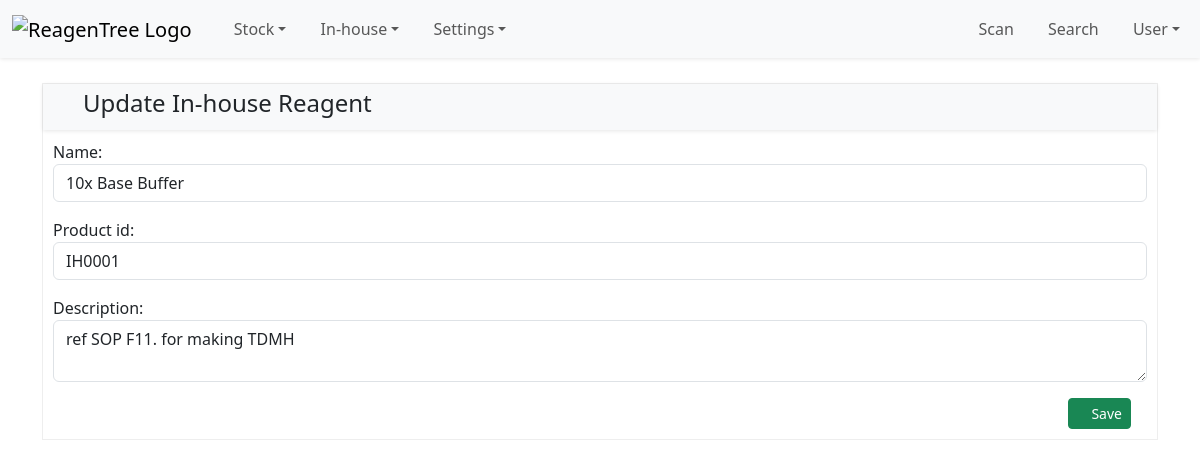
The app's page /inhouse/1/update/ (signed in) with its own data.
### item/models/inhouse.py (models this page shows, shortened)
class InhouseReagent(TimeStampUserMixin, models.Model):
    name = models.CharField(max_length=255)
    description = models.TextField(blank=True, null=True)
    product_id = models.CharField(max_length=100)
    lot_number = models.CharField(max_length=50)
    components = models.ManyToManyField("item.Stock", through="item.ReagentComponent", related_name="inhouse_reagents")
    class Meta:
        unique_together = ["product_id", "lot_number"]

### item/views/inhouse.py (the view, shortened to what this page needs)
class InhouseReagentUpdateView(LoginRequiredMixin, InhouseReagentFormProccessorMixin, UpdateView):
    model = InhouseReagent
    template_name = "inhouse/inhouse_update.html"
    form_class = InhouseReagentForm
    success_url = reverse_lazy("inhouse_list")
    def get(self, request, *args, **kwargs):
        self.object = self.get_object()
        form = self.get_form()
        formset = self.get_formset(instance=self.object)
        form_context = {"form": form, "formset": formset}
        return render(request, self.template_name, form_context)

### item/forms/inhouse.py
class InhouseReagentForm(forms.ModelForm):
    class Meta:
        model = InhouseReagent
        fields = ["name", "product_id", "description"]
    def __init__(self, *args, **kwargs):
        super().__init__(*args, **kwargs)
        self.fields["name"].widget.attrs.update(
            {"class": "form-control", "autocomplete": "off", "placeholder": "Reagent name"}
        )
        self.fields["description"].widget.attrs.update(
            {"class": "form-control", "rows": 2, "placeholder": "Reagent description"}
        )
        self.fields["product_id"].widget.attrs.update(
            {"class": "form-control", "autocomplete": "off", "placeholder": "Assign reagent ID"}
        )

### item/views/inhouse.py (called while the page is built)
    def get_formset(self, data=None, instance=None, extra_forms=1):
        ReagentComponentFormSet = inlineformset_factory(
            InhouseReagent,
            ReagentComponent,
            form=ReagentComponentForm,
            extra=extra_forms,
        )
        return ReagentComponentFormSet(data=data, instance=instance)

### item/templates/inhouse/inhouse_update.html (shortened to what this page needs)
{% extends "object_update_base.html" %}
{% block panel_title %}
  <i class="bi bi-box-fill inhouse-text-color"></i> Update In-house Reagent
{% endblock panel_title %}
{% block update_form %}
  {{ form.as_p }}
{% endblock update_form %}

### static/css/reagentree-1.0.css (style rules this page uses)
:root { --rt-light-shadow: 0 1px 4px rgba(0, 0, 0, 0.1); --rt-category: #ffc400; --rt-company: #0078d4; --rt-delivery: #4830d1; --rt-validation: #1ba756; --rt-location: #66dcc5; --rt-setting: #2a4a5a; --rt-search: #17a2b8; --rt-user: #4e4083; --rt-fushsia: #915c83; --rt-green20: #498205; --rt-item: #503191; --rt-stock: #ff9000; --rt-inhouse: #dd5030; --rt-inhousestock: #008080; }
.inhouse-text-color { color: var(--rt-inhouse); }

### records on screen
InhouseReagent: name "10x Base Buffer", product_id "IH0001", description "ref SOP F11. for making TDMH"
